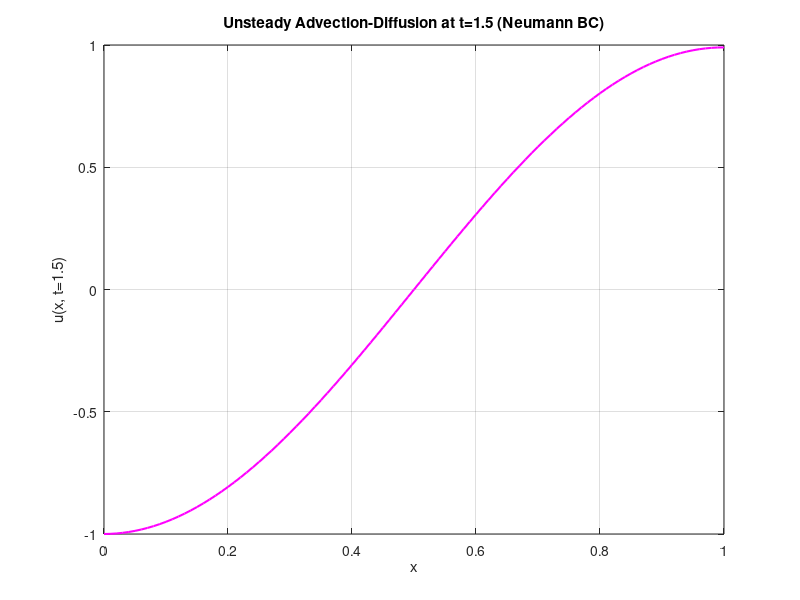

Recreate this plot in MATLAB.
L = 1.0; c = 1.0; nu = 1e-3; f = 0.0;
E = 100; N = E + 1; h = L / E;
dt = 0.001; t_end = 1.5;
n_steps = round(t_end / dt);

x = linspace(0, L, N)';

A = sparse(N, N); C = sparse(N, N); B = sparse(N, N);

for e = 1:E
    A_e = (1.0 / h) * [1.0, -1.0; -1.0, 1.0];
    C_e = 0.5 * [-1.0, 1.0; -1.0, 1.0];
    B_e = (h / 6.0) * [2.0, 1.0; 1.0, 2.0];
    
    idx = [e, e+1];
    A(idx, idx) = A(idx, idx) + A_e;
    C(idx, idx) = C(idx, idx) + C_e;
    B(idx, idx) = B(idx, idx) + B_e;
end

U = zeros(N, n_steps + 1);

LHS1 = (1/dt)*B + nu*A;
LHS2 = (3/(2*dt))*B + nu*A;
LHS3 = (11/(6*dt))*B + nu*A;

for n = 1:n_steps
    t_next = n * dt;
    
    if n == 1
        RHS = (1/dt)*B*U(:, n) - c*C*U(:, n);
        LHS = LHS1;
    elseif n == 2
        RHS = (1/dt)*B*(2*U(:, n) - 0.5*U(:, n-1)) - c*C*(2*U(:, n) - U(:, n-1));
        LHS = LHS2;
    else
        RHS = (1/dt)*B*(3*U(:, n) - 1.5*U(:, n-1) + (1/3)*U(:, n-2)) - ...
              c*C*(3*U(:, n) - 3*U(:, n-1) + U(:, n-2));
        LHS = LHS3;
    end
    
    LHS_bc = LHS;
    
    % Enforce Left Dirichlet BC ONLY
    LHS_bc(1, :) = 0; 
    LHS_bc(1, 1) = 1; 
    RHS(1) = sin(pi * t_next);
    
    
    
    U(:, n+1) = LHS_bc \ RHS;
end

figure;
plot(x, U(:, end), 'm-', 'LineWidth', 1.5);
title('Unsteady Advection-Diffusion at t=1.5 (Neumann BC)');
xlabel('x'); ylabel('u(x, t=1.5)');
grid on;
